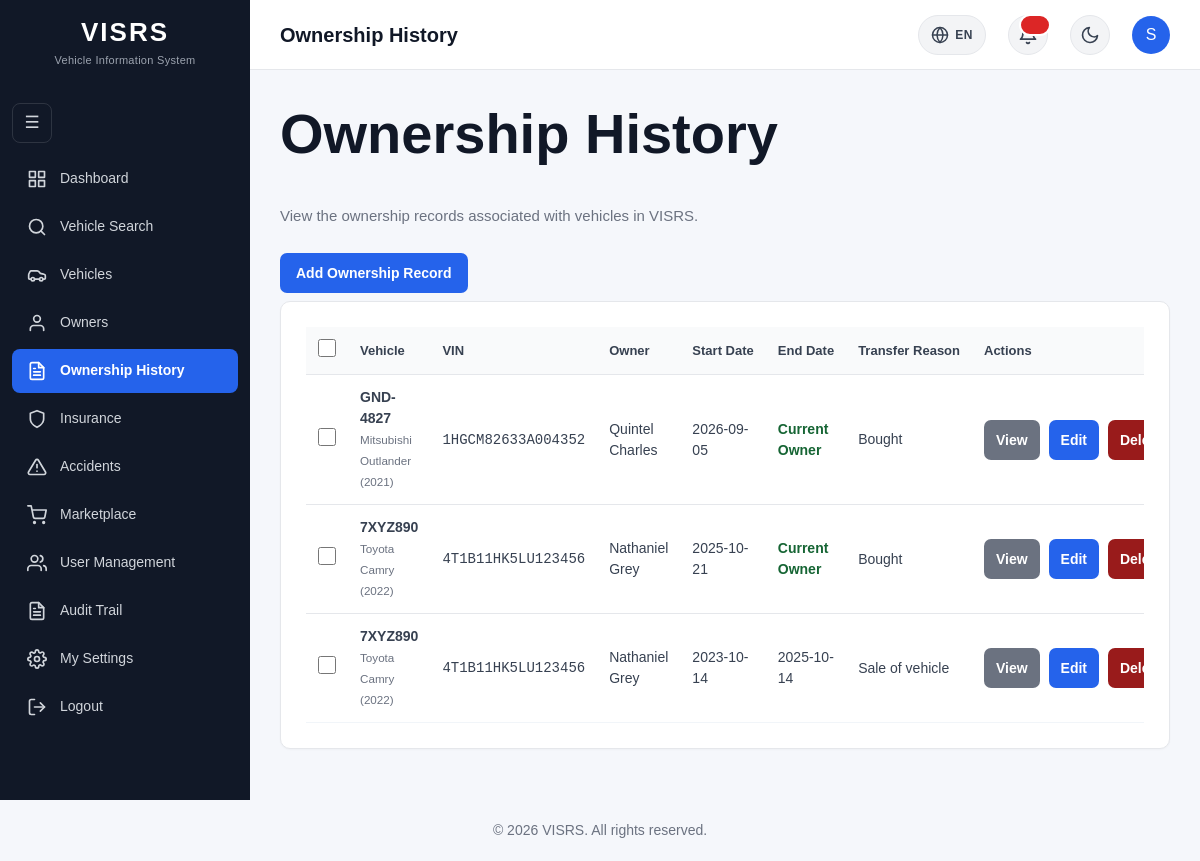
The page /ownership_history/index.php?page=2 (signed in) on the database as committed earlier.
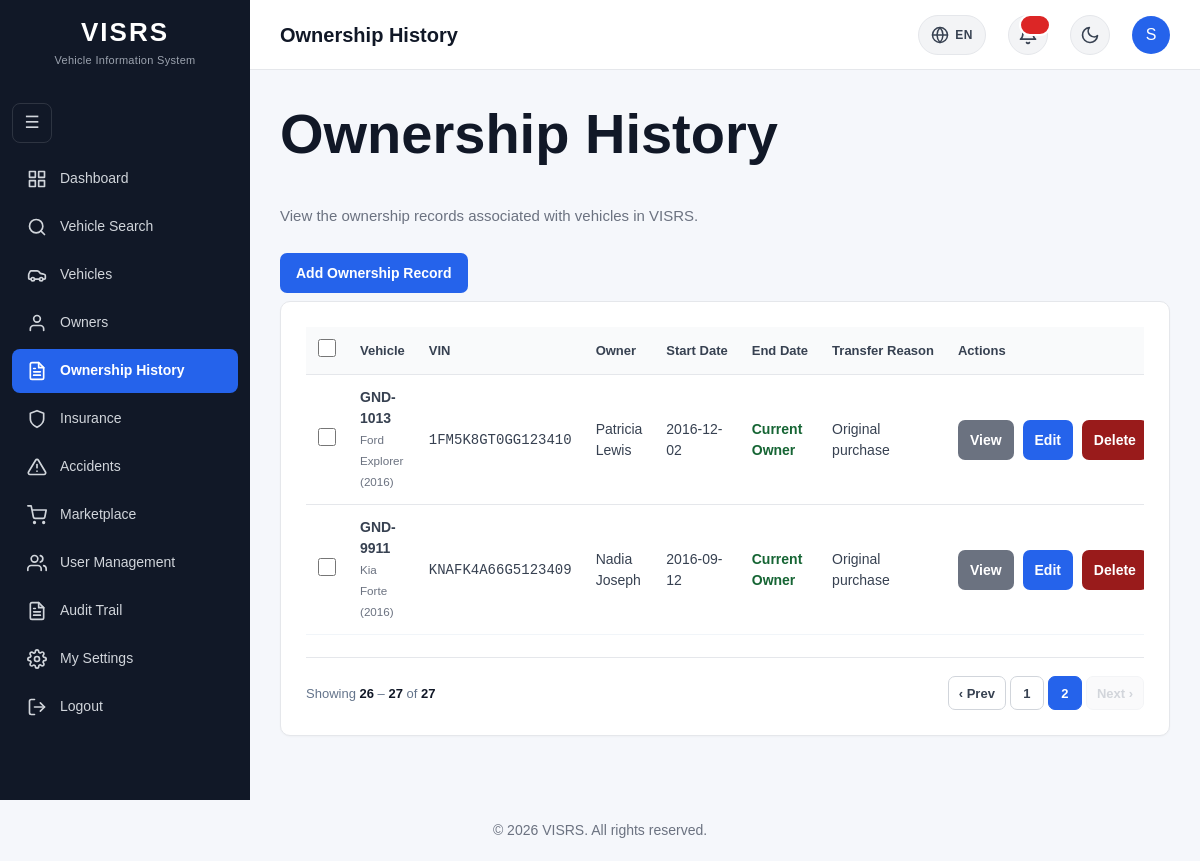
The same page on the database as committed later.
### tables this page shows
CREATE TABLE `ownership_history` (
  `OwnershipID` int(11) NOT NULL,
  `VehicleID` int(11) NOT NULL,
  `OwnerID` int(11) NOT NULL,
  `StartDate` date NOT NULL,
  `EndDate` date DEFAULT NULL,
  `TransferReason` varchar(255) DEFAULT NULL,
  `CreatedAt` timestamp NOT NULL DEFAULT current_timestamp()
);

CREATE TABLE `vehicles` (
  `VehicleID` int(11) NOT NULL,
  `PlateNumber` varchar(20) NOT NULL,
  `VIN` varchar(50) NOT NULL,
  `OwnerID` int(11) NOT NULL,
  `SellerID` int(11) DEFAULT NULL,
  `Make` varchar(100) NOT NULL,
  `Model` varchar(100) NOT NULL,
  `VehicleYear` year(4) NOT NULL,
  `Mileage` int(10) UNSIGNED DEFAULT NULL,
  `LastServiceDate` date DEFAULT NULL,
  `OilChangeIntervalKm` int(10) UNSIGNED DEFAULT NULL,
  `LastOilChangeDate` date DEFAULT NULL,
  `LastOilChangeMileage` int(10) UNSIGNED DEFAULT NULL,
  `Color` varchar(50) DEFAULT NULL,
  `VehicleType` varchar(50) DEFAULT NULL,
  `EngineNumber` varchar(100) DEFAULT NULL,
  `RegistrationDate` date DEFAULT NULL,
  `Status` enum('Active','Inactive','Stolen','Sold') NOT NULL DEFAULT 'Active',
  `CreatedAt` timestamp NOT NULL DEFAULT current_timestamp()
);

CREATE TABLE `owners` (
  `OwnerID` int(11) NOT NULL,
  `UserID` int(11) DEFAULT NULL,
  `FirstName` varchar(100) NOT NULL,
  `LastName` varchar(100) NOT NULL,
  `Address` varchar(255) DEFAULT NULL,
  `Phone` varchar(30) DEFAULT NULL,
  `Email` varchar(150) DEFAULT NULL,
  `CreatedAt` timestamp NOT NULL DEFAULT current_timestamp()
);

### ownership_history/index.php (the view, shortened to what the changed rows need)
<?php
require_once __DIR__ . "/../includes/database.php";
require_once __DIR__ . "/../includes/functions.php";
$currentRole = $_SESSION["Role"] ?? 'User';
$canManage = in_array($currentRole, ['Admin', 'Police'], true);
                ?>
                <?php
$whereClause = "";
$queryParams = [];
$perPage = 25;
$countStmt = $pdo->prepare("
    SELECT COUNT(*)
    FROM ownership_history oh
    INNER JOIN vehicles v ON oh.VehicleID = v.VehicleID
    INNER JOIN owners o ON v.OwnerID = o.OwnerID
    {$whereClause}
");
$countStmt->execute($queryParams);
$totalRecords = (int) $countStmt->fetchColumn();
$pagination = paginationMeta($totalRecords, $perPage);
$stmt = $pdo->prepare("
    SELECT
        oh.OwnershipID,
        oh.VehicleID,
        oh.OwnerID,
        oh.StartDate,
        oh.EndDate,
        oh.TransferReason,
        v.PlateNumber,
        v.VIN,
        v.Make,
        v.Model,
        v.VehicleYear,
        o.FirstName,
        o.LastName
    FROM ownership_history oh
    INNER JOIN vehicles v
        ON oh.VehicleID = v.VehicleID
    INNER JOIN owners o
        ON v.OwnerID = o.OwnerID
    {$whereClause}
    ORDER BY
        oh.StartDate DESC,
        oh.OwnershipID DESC
    LIMIT ? OFFSET ?
");
$paramIndex = 1;
$stmt->bindValue($paramIndex++, $pagination["perPage"], PDO::PARAM_INT);
$stmt->bindValue($paramIndex++, $pagination["offset"],  PDO::PARAM_INT);
$stmt->execute();
$history = $stmt->fetchAll();
require_once "../includes/head.php";
?>
<body>
<div class="layout">
    <?php require_once __DIR__ . "/../includes/sidebar.php"; ?>
    <main class="main-content">
        <div class="content">
            <div class="page-title">
                <div>
                    <h1>
                        Ownership History
                    </h1>
                </div>
            </div>
            <section class="card">
                <?php if (count($history) === 0): ?>
                    <div style="padding:30px; text-align:center;">
                        <h2>No Ownership History</h2>
                        <p style="margin-top:10px; color:#6b7280;">
                            No ownership history records have been added to the system yet.
                        </p>
                        <?php if ($canManage): ?>
                            <div style="margin-top:20px;">
                                <a href="add.php" class="button">Add First Record</a>
                            </div>
                        <?php endif; ?>
                    </div>
                <?php else: ?>
                    <form method="POST" action="bulk_delete.php" id="bulkForm">
                        <div style="overflow-x:auto;">
                            <table style="width:100%; border-collapse:collapse;">
                                <thead>
                                    <tr style="border-bottom:1px solid #e5e7eb; text-align:left;">
                                        <?php if ($canManage): ?>
                                            <th style="padding:12px; width:36px;">
                                                <input type="checkbox" id="selectAll" aria-label="Select all ownership records">
                                            </th>
                                        <?php endif; ?>
                                        <th style="padding:12px;">Vehicle</th>
                                        <th style="padding:12px;">VIN</th>
                                        <th style="padding:12px;">Owner</th>
                                        <th style="padding:12px;">Start Date</th>
                                        <th style="padding:12px;">End Date</th>
                                        <th style="padding:12px;">Transfer Reason</th>
                                        <th style="padding:12px;">Actions</th>
                                    </tr>
                                </thead>
                                <tbody>
                                    <?php foreach ($history as $record): ?>
                                        <tr style="border-bottom:1px solid #f1f5f9;">
                                            <?php if ($canManage): ?>
                                                <td style="padding:12px;">
                                                    <input type="checkbox" name="selected_ids[]" value="<?= (int) $record["OwnershipID"] ?>" class="row-checkbox" aria-label="Select this ownership record">
                                                </td>
                                            <?php endif; ?>
                                            <td style="padding:12px;">
                                                <strong><?= htmlspecialchars($record["PlateNumber"]) ?></strong>
                                                <br>
                                                <small style="color:#6b7280;"><?= htmlspecialchars($record["Make"]) ?> <?= htmlspecialchars($record["Model"]) ?> (<?= htmlspecialchars($record["VehicleYear"]) ?>)</small>
                                            </td>
                                            <td style="padding:12px;">
                                                <span style="font-family:monospace;"><?= htmlspecialchars($record["VIN"]) ?></span>
                                            </td>
                                            <td style="padding:12px;">
                                                <?= htmlspecialchars($record["FirstName"]) ?> <?= htmlspecialchars($record["LastName"]) ?>
                                            </td>
                                            <td style="padding:12px;">
                                                <?= htmlspecialchars($record["StartDate"]) ?>
                                            </td>
                                            <td style="padding:12px;">
                                                <?php if ($record["EndDate"] === null || $record["EndDate"] === ""): ?>
                                                    <span style="color:#166534; font-weight:600;">Current Owner</span>
                                                <?php else: ?>
                                                    <?= htmlspecialchars($record["EndDate"]) ?>
                                                <?php endif; ?>
                                            </td>
                                            <td style="padding:12px;">
                                                <?php if (!empty($record["TransferReason"])): ?>
                                                    <?= htmlspecialchars($record["TransferReason"]) ?>
                                                <?php else: ?>
                                                    <span style="color:#9ca3af;">—</span>
                                                <?php endif; ?>
                                            </td>
                                            <td style="padding:12px; white-space:nowrap;">
                                                <a href="view.php?id=<?= (int) $record["OwnershipID"] ?>" class="button button-secondary" style="padding:8px 12px;">
                                                    View
                                                </a>
                                                <?php if ($canManage): ?>
                                                    <a href="edit.php?id=<?= (int) $record["OwnershipID"] ?>" class="button" style="padding:8px 12px; margin-left:5px;">
                                                        Edit
                                                    </a>
                                                    <a href="delete.php?id=<?= (int) $record["OwnershipID"] ?>" class="button button-danger" style="padding:8px 12px; margin-left:5px;">
                                                        Delete
                                                    </a>
                                                <?php endif; ?>
                                            </td>
                                        </tr>
                                    <?php endforeach; ?>
                                </tbody>
                            </table>
                        </div>
                    </form>
                    <?php renderPagination($pagination); ?>
                <?php endif; ?>
            </section>
        </div>
    </main>
</div>
<?php require_once __DIR__ . "/../includes/footer.php"; ?>

### includes/functions.php (shortened to what the changed rows need)
    <?php
function renderPagination($meta, $params = null)
{
    if ($params === null) {
        $params = $_GET;
    }
    $currentPage = $meta["currentPage"];
    $totalPages  = $meta["totalPages"];
    $totalRows   = $meta["totalRows"];
    $perPage     = $meta["perPage"];
    if ($totalPages <= 1) {
        return;
    }
    $baseParams = $params;
    unset($baseParams["page"]);
    $buildUrl = function ($page) use ($baseParams) {
        $q = $baseParams;
        $q["page"] = $page;
        return "?" . http_build_query($q);
    };
    $start = max(1, $currentPage - 2);
    $end   = min($totalPages, $currentPage + 2);
    ?>
    <div class="pagination-wrapper">
        <div class="pagination-info">
            Showing
            <strong><?= (($currentPage - 1) * $perPage) + 1 ?></strong>
            –
            <strong><?= min($currentPage * $perPage, $totalRows) ?></strong>
            of
            <strong><?= $totalRows ?></strong>
        </div>
        <nav
            class="pagination"
            aria-label="Pagination"
        >
            <?php if ($currentPage > 1): ?>
                <a
                    href="<?= htmlspecialchars($buildUrl($currentPage - 1)) ?>"
                    class="pagination-link"
                    rel="prev"
                >
                    ‹ Prev
                </a>
            <?php else: ?>
                <span class="pagination-link disabled">
                    ‹ Prev
                </span>
            <?php endif; ?>
            <?php for ($i = $start; $i <= $end; $i++): ?>
                <?php if ($i === $currentPage): ?>
                    <span
                        class="pagination-link active"
                        aria-current="page"
                    >
                        <?= $i ?>
                    </span>
                <?php else: ?>
                    <a
                        href="<?= htmlspecialchars($buildUrl($i)) ?>"
                        class="pagination-link"
                    >
                        <?= $i ?>
                    </a>
                <?php endif; ?>
            <?php endfor; ?>
            <?php if ($currentPage < $totalPages): ?>
                <a
                    href="<?= htmlspecialchars($buildUrl($currentPage + 1)) ?>"
                    class="pagination-link"
                    rel="next"
                >
                    Next ›
                </a>
            <?php else: ?>
                <span class="pagination-link disabled">
                    Next ›
                </span>
            <?php endif; ?>
        </nav>
    </div>
    <?php
}

Rows that differ between the two databases and show on the page:
no longer on this page (row unchanged): ownership_history: VehicleID.PlateNumber "GND-4827", VehicleID.Make "Mitsubishi", VehicleID.Model "Outlander", VehicleID.VehicleYear "2021", VehicleID.VIN "1HGCM82633A004352", OwnerID.FirstName "Quintel", OwnerID.LastName "Charles", StartDate "2026-09-05", shows "Current Owner", TransferReason "Bought"
no longer on this page (row unchanged): ownership_history: VehicleID.PlateNumber "7XYZ890", VehicleID.Make "Toyota", VehicleID.Model "Camry", VehicleID.VehicleYear "2022", VehicleID.VIN "4T1B11HK5LU123456", OwnerID.FirstName "Nathaniel", OwnerID.LastName "Grey", StartDate "2025-10-21", shows "Current Owner", TransferReason "Bought"
no longer on this page (row unchanged): ownership_history: VehicleID.PlateNumber "7XYZ890", VehicleID.Make "Toyota", VehicleID.Model "Camry", VehicleID.VehicleYear "2022", VehicleID.VIN "4T1B11HK5LU123456", owners.FirstName "Nathaniel", owners.LastName "Grey", StartDate "2023-10-14", EndDate "2025-10-14", TransferReason "Sale of vehicle"
added ownership_history: VehicleID.PlateNumber "GND-1013", VehicleID.Make "Ford", VehicleID.Model "Explorer", VehicleID.VehicleYear "2016", VehicleID.VIN "1FM5K8GT0GG123410", OwnerID.FirstName "Patricia", OwnerID.LastName "Lewis", StartDate "2016-12-02", shows "Current Owner", TransferReason "Original purchase"
added ownership_history: VehicleID.PlateNumber "GND-9911", VehicleID.Make "Kia", VehicleID.Model "Forte", VehicleID.VehicleYear "2016", VehicleID.VIN "KNAFK4A66G5123409", OwnerID.FirstName "Nadia", OwnerID.LastName "Joseph", StartDate "2016-09-12", shows "Current Owner", TransferReason "Original purchase"
Other text that changed with them:
min($currentPage * $perPage, $totalRows): (not shown) → "27"
$totalRows: (not shown) → "27"
text now shown: "Showing 26 – of ‹ Prev Next ›"
new list line: "1"
new list line: "2"
